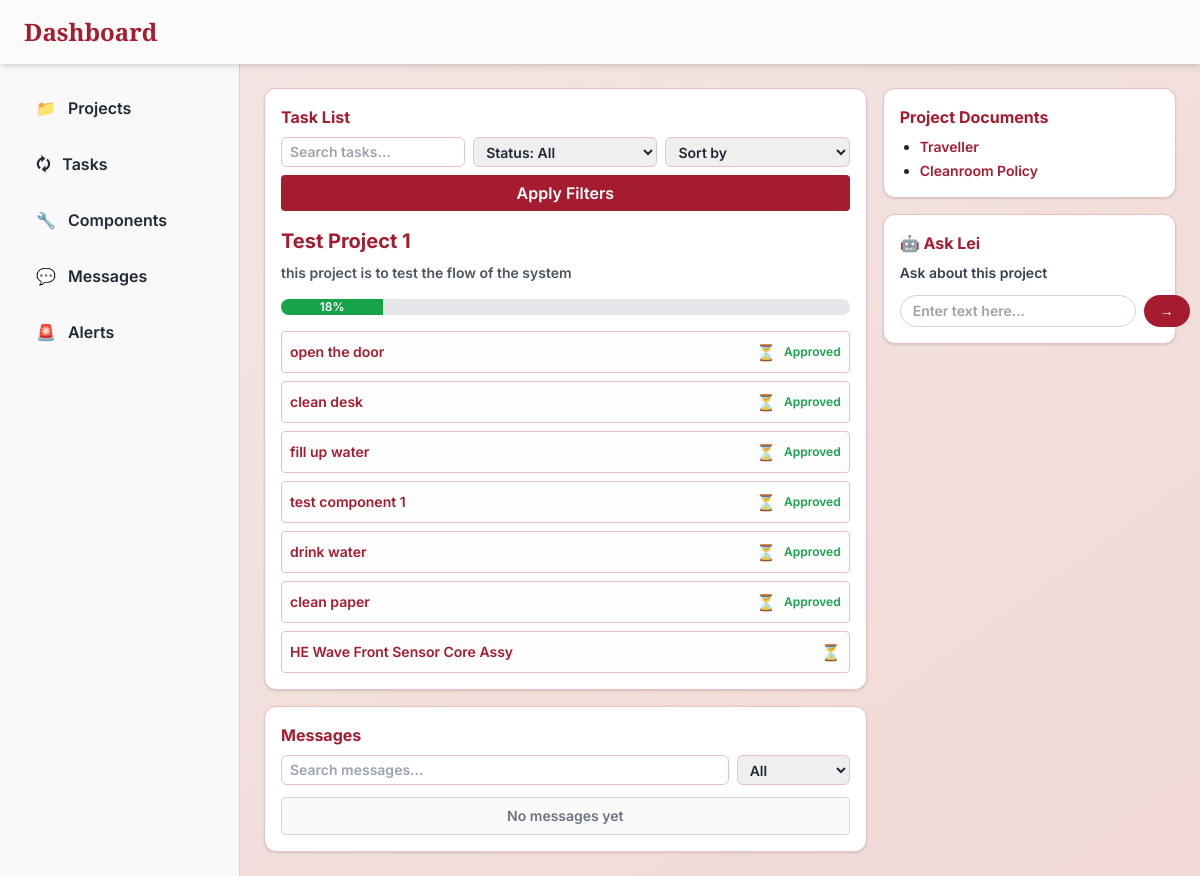
The page /tech/projects/1/ (signed in) on the database as committed earlier.
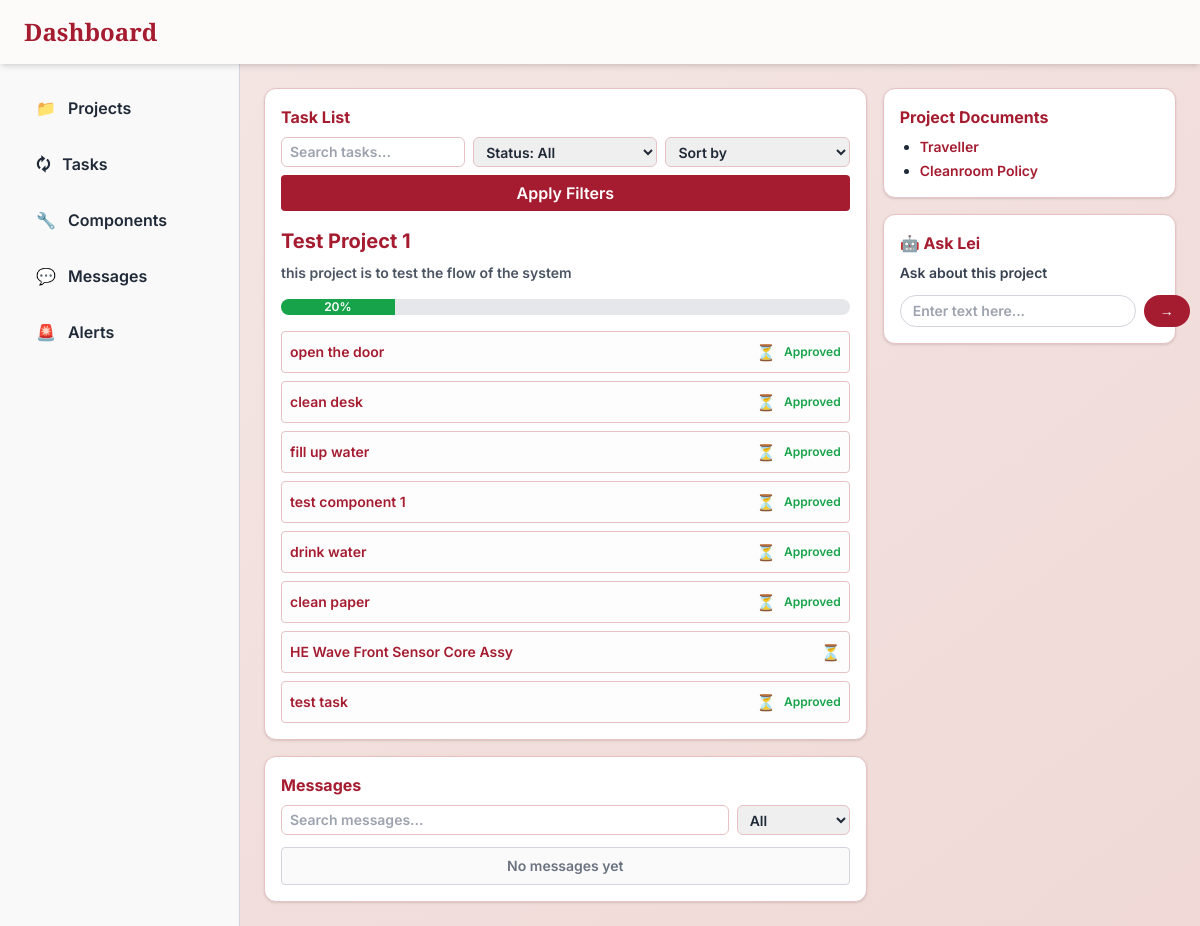
The same page on the database as committed later.
### tracker/models.py (models this page shows, shortened)
class Project(models.Model):
    name = models.CharField(max_length=100)
    description = models.TextField(blank=True)
    start_date = models.DateField(null=True, blank=True)
    end_date = models.DateField(null=True, blank=True)
    status = models.CharField(
        max_length=20,
        choices=[('ongoing', 'Ongoing'), ('completed', 'Completed'), ('paused', 'Paused')],
        default='ongoing'
    )
    progress = models.FloatField(default=0)
    assigned_users = models.ManyToManyField(User, related_name='assigned_projects', blank=True)
    @property
    def progress(self):
        total = self.tasks.count()
        if total == 0:
            return 0
        approved = self.tasks.filter(is_approved=True).count()
        return int((approved / total) * 100)

class Task(models.Model):
    section = models.CharField(max_length=20, blank=True, null=True)
    title = models.CharField(max_length=100)
    description = models.TextField(blank=True)
    project = models.ForeignKey(Project, on_delete=models.CASCADE, related_name='tasks', null=True, blank=True)
    components = models.ManyToManyField(Component, related_name='tasks', blank=True)  # now supports multiple components
    assigned_to = models.ForeignKey(User, on_delete=models.SET_NULL, null=True, blank=True)
    completed = models.BooleanField(default=False)
    submitted_for_approval = models.BooleanField(default=False)
    is_approved = models.BooleanField(default=False)
    notes = models.TextField(blank=True, null=True)
    image = models.ImageField(upload_to='tasks/images/', blank=True, null=True)
    video = models.FileField(upload_to='tasks/videos/', blank=True, null=True)
    audio = models.FileField(upload_to='tasks/audio/', blank=True, null=True)
    document = models.FileField(upload_to='tasks/docs/', blank=True, null=True)
    due_date = models.DateField(null=True, blank=True)
    status = models.CharField(
        max_length=20,
        choices=[('todo', 'To Do'), ('in_progress', 'In Progress'), ('completed', 'Completed'), ('approved', 'Approved')],
        default='todo'
    )
    created_at = models.DateTimeField(auto_now_add=True)

### tracker/views.py (the view)
# urls.py: path('tech/projects/<int:project_id>/', views.tech_project_detail_view, name='tech_project_detail'),
@login_required
def tech_project_detail_view(request, project_id):
    project = get_object_or_404(Project, id=project_id)
    tasks = Task.objects.filter(project=project, assigned_to=request.user)
    search_query = request.GET.get('search', '')
    status_filter = request.GET.get('status', 'all')
    sort_by = request.GET.get('sort', '')
    if search_query:
        tasks = tasks.filter(title__icontains=search_query)
    if status_filter == 'completed':
        tasks = tasks.filter(is_completed=True)
    elif status_filter == 'pending':
        tasks = tasks.filter(is_completed=False)
    if sort_by == 'due':
        tasks = tasks.order_by('due_date')
    elif sort_by == 'priority':
        tasks = tasks.order_by('-priority')
    return render(request, 'tracker/tech_project_detail.html', {
        'project': project,
        'tasks': tasks,
        'search_query': search_query,
        'status_filter': status_filter,
        'sort_by': sort_by,
    })

### tracker/templates/tracker/tech_project_detail.html (shortened to what the changed rows need)
<!DOCTYPE html>
<html lang="en">
<head>
  <script src="https://cdn.tailwindcss.com"></script>
</head>
<body class="h-screen font-inter font-semibold flex flex-col bg-gradient-to-br from-[#f4e7e5] to-[#f0d9d6] text-gray-800 overflow-hidden">
  <header class="bg-[#fcfbfa] shadow-md px-6 py-4 flex justify-between items-center z-10">
    <h1 class="text-2xl font-playfair text-[#a51c30]">Dashboard</h1>
  </header>
  <main class="flex flex-1 min-h-0 overflow-hidden">
    <section class="flex-1 overflow-y-auto p-6 animate-fade-in">
      <div class="grid grid-cols-1 md:grid-cols-3 gap-4">
        <div class="md:col-span-2 flex flex-col gap-4">
          <div class="bg-white rounded-xl shadow border border-[#e7c2c4] p-4">
            <div class="flex justify-between items-center mb-2">
              <h2 class="text-md font-bold text-[#a51c30]">Task List</h2>
            </div>
            <form method="get" class="grid grid-cols-1 md:grid-cols-3 gap-2 mb-4">
              <input type="text" name="search" placeholder="Search tasks..." value="{{ search_query }}" class="text-sm px-2 py-1 border border-[#e7c2c4] rounded-md focus:outline-none focus:ring-2 focus:ring-[#a51c30]" />
              <select name="status" class="border border-[#e7c2c4] rounded-md px-2 py-1 text-sm focus:outline-none focus:ring-2 focus:ring-[#a51c30]">
              </select>
              <select name="sort" class="border border-[#e7c2c4] rounded-md px-2 py-1 text-sm focus:outline-none focus:ring-2 focus:ring-[#a51c30]">
              </select>
              <button type="submit" class="bg-[#a51c30] text-white px-4 py-1.5 rounded hover:bg-red-700 transition md:col-span-3">Apply Filters</button>
            </form>
            <h2 class="text-xl font-bold text-[#a51c30] mb-2">{{ project.name }}</h2>
            <p class="text-sm text-gray-600 mb-4">{{ project.description }}</p>
            <div class="w-full bg-gray-200 h-4 rounded-full overflow-hidden mb-4">
              <div class="bg-green-600 h-4 text-white text-xs text-center" style="width: {{ project.progress }}%;">
                {{ project.progress|floatformat:0 }}%
              </div>
            </div>
            <ul class="space-y-2">
              {% for task in tasks %}
                <li class="flex justify-between items-center bg-[#fdfdfd] border border-[#e7c2c4] rounded p-2">
                  <a href="{% url 'project_task_detail' task.id %}" class="text-sm truncate text-[#a51c30] hover:underline">
                    {{ task.title }}
                  </a>
                  <div class="flex gap-2 items-center">
                    {% if task.is_completed %}✅{% else %}⏳{% endif %}
                    {% if task.is_approved %}
                      <span class="text-xs text-green-600 font-semibold">Approved</span>
                    {% elif task.is_completed %}
                      <form method="POST" action="{% url 'approve_task' task.id %}">
                        {% csrf_token %}
                        <button class="text-xs text-white bg-green-600 px-2 py-1 rounded">Approve</button>
                      </form>
                    {% endif %}
                  </div>
                </li>
              {% empty %}
                <li class="text-sm text-gray-500">No tasks found.</li>
              {% endfor %}
            </ul>
          </div>
          <div class="bg-white rounded-xl shadow border border-[#e7c2c4] p-4">
            <h2 class="text-md font-bold text-[#a51c30] mb-2">Messages</h2>
          </div>
        </div>
        <div class="flex flex-col gap-4">
          <div class="bg-white rounded-xl shadow border border-[#e7c2c4] p-4">
            <h2 class="text-md font-bold text-[#a51c30] mb-2">Project Documents</h2>
          </div>
          <div class="bg-white rounded-xl shadow border border-[#e7c2c4] p-4">
            <h2 class="text-md font-bold text-[#a51c30] flex items-center gap-2">🤖 Ask Lei</h2>
          </div>
        </div>
      </div>
    </section>
  </main>
</body>
</html>

Rows that differ between the two databases and show on the page:
computed for Project "Test Project 1": progress "18" → "20"
added Task: title "test task", is_approved "Approved"
Other text that changed with them:
{{ project.progress }}: 18 → 20 (drawn)
